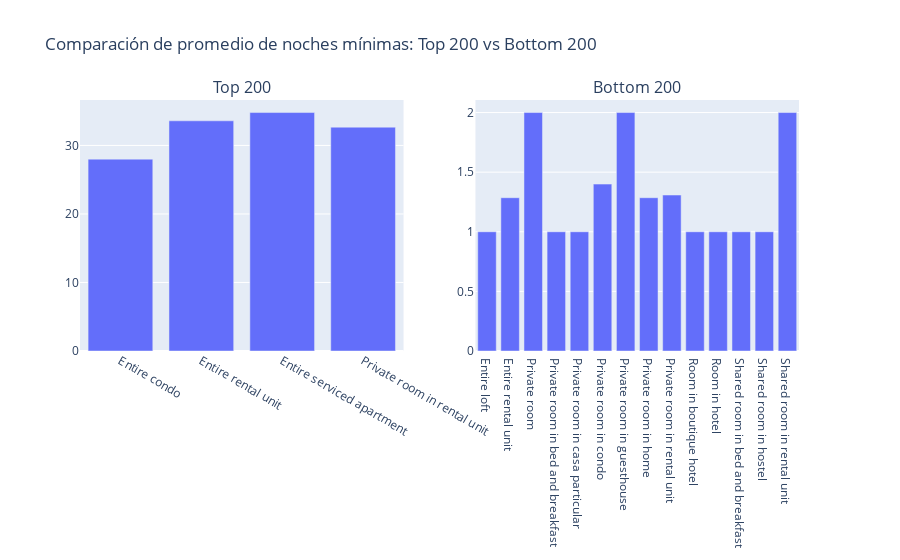

This figure's notebook cell:
### Code cell
# COMPARACION DE NOCHES MINIMAS POR TIPO DE PROPIEDAD

min_nights_property_top200 = top_200.groupby('property_type')['minimum_nights'].mean()
min_nights_property_bottom200 = bottom_200.groupby('property_type')['minimum_nights'].mean()

# Creamos las figuras
fig1= px.bar(x=min_nights_property_top200.index, y=min_nights_property_top200.values, labels={'x': 'Tipo de Propiedad', 'y': 'Mínimo de Noches Medio'}, title= 'Minimo de noches medio por tipo de propiedad - TOP_200')

fig2= px.bar(x=min_nights_property_bottom200.index, y=min_nights_property_bottom200.values, labels={'x': 'Tipo de Propiedad', 'y': 'Mínimo de Noches Medio'}, title= 'Minimo de noches medio por tipo de propiedad - BOTTOM_200')

# Crear subplots
fig = make_subplots(rows=1, cols=2, subplot_titles=('Top 200', 'Bottom 200'))

# Añadir las trazas del primer gráfico de barras a la primera columna del subplot
for trace in fig1.data:
    fig.add_trace(trace, row=1, col=1)

# Añadir las trazas del segundo gráfico de barras a la segunda columna del subplot
for trace in fig2.data:
    fig.add_trace(trace, row=1, col=2)

# Actualizar el layout del gráfico
fig.update_layout(title_text='Comparación de promedio de noches mínimas: Top 200 vs Bottom 200')

# Guardar el gráfico en un archivo HTML
#pio.write_html(fig, file='11_comparacion_noches_minimas.html', auto_open=True)

# Mostrar el gráfico
fig.show()

### Figure 1 — Plotly figure (JSON) as saved in the notebook; plotly's stock layout.template omitted (floating-point values rounded to 4 significant figures)
{"data": [{"alignmentgroup": "True", "hovertemplate": "Tipo de Propiedad=%{x}<br>Mínimo de Noches Medio=%{y}<extra></extra>", "legendgroup": "", "marker": {"color": "#636efa", "pattern": {"shape": ""}}, "name": "", "offsetgroup": "", "orientation": "v", "showlegend": false, "textposition": "auto", "type": "bar", "x": ["Entire condo", "Entire rental unit", "Entire serviced apartment", "Private room in rental unit"], "xaxis": "x", "y": [28, 33.59, 34.8, 32.67], "yaxis": "y"}, {"alignmentgroup": "True", "hovertemplate": "Tipo de Propiedad=%{x}<br>Mínimo de Noches Medio=%{y}<extra></extra>", "legendgroup": "", "marker": {"color": "#636efa", "pattern": {"shape": ""}}, "name": "", "offsetgroup": "", "orientation": "v", "showlegend": false, "textposition": "auto", "type": "bar", "x": ["Entire loft", "Entire rental unit", "Private room", "Private room in bed and breakfast", "Private room in casa particular", "Private room in condo", "Private room in guesthouse", "Private room in home", "Private room in rental unit", "Room in boutique hotel", "Room in hotel", "Shared room in bed and breakfast", "Shared room in hostel", "Shared room in rental unit"], "xaxis": "x2", "y": [1, 1.286, 2, 1, 1, 1.4, 2, 1.286, 1.308, 1, 1, 1, 1, 2], "yaxis": "y2"}], "layout": {"annotations": [{"font": {"size": 16}, "showarrow": false, "text": "Top 200", "x": 0.225, "xanchor": "center", "xref": "paper", "y": 1, "yanchor": "bottom", "yref": "paper"}, {"font": {"size": 16}, "showarrow": false, "text": "Bottom 200", "x": 0.775, "xanchor": "center", "xref": "paper", "y": 1, "yanchor": "bottom", "yref": "paper"}], "title": {"text": "Comparación de promedio de noches mínimas: Top 200 vs Bottom 200"}, "xaxis": {"anchor": "y", "domain": [0, 0.45]}, "xaxis2": {"anchor": "y2", "domain": [0.55, 1]}, "yaxis": {"anchor": "x", "domain": [0, 1]}, "yaxis2": {"anchor": "x2", "domain": [0, 1]}}}
